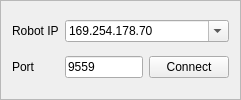
            <widget class="QFrame" name="frame_50">
             <property name="maximumSize">
              <size>
               <width>241</width>
               <height>121</height>
              </size>
             </property>
             <property name="frameShape">
              <enum>QFrame::StyledPanel</enum>
             </property>
             <property name="frameShadow">
              <enum>QFrame::Raised</enum>
             </property>
             <layout class="QGridLayout" name="gridLayout_42">
              <item row="0" column="0">
               <widget class="QLabel" name="label_76">
                <property name="text">
                 <string>Robot IP</string>
                </property>
               </widget>
              </item>
              <item row="1" column="0">
               <widget class="QLabel" name="label_77">
                <property name="text">
                 <string>Port</string>
                </property>
               </widget>
              </item>
              <item row="1" column="1">
               <widget class="QLineEdit" name="run_robot_port">
                <property name="text">
                 <string>9559</string>
                </property>
               </widget>
              </item>
              <item row="1" column="2">
               <widget class="QPushButton" name="run_robot_connect_button">
                <property name="text">
                 <string>Connect</string>
                </property>
               </widget>
              </item>
              <item row="0" column="1" colspan="2">
               <widget class="QComboBox" name="run_robot_ip_comboBox">
                <property name="editable">
                 <bool>true</bool>
                </property>
                <item>
                 <property name="text">
                  <string>169.254.178.70</string>
                 </property>
                </item>
                <item>
                 <property name="text">
                  <string>10.62.6.284</string>
                 </property>
                </item>
                <item>
                 <property name="text">
                  <string>169.254.206.242</string>
                 </property>
                </item>
               </widget>
              </item>
             </layout>
            </widget>
